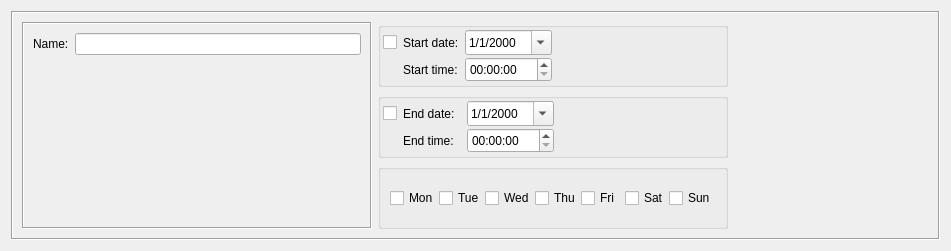
<?xml version="1.0" encoding="UTF-8"?>
<ui version="4.0">
 <class>TimeDialog_q</class>
 <widget class="QWidget" name="TimeDialog_q">
  <property name="enabled">
   <bool>true</bool>
  </property>
  <property name="geometry">
   <rect>
    <x>0</x>
    <y>0</y>
    <width>951</width>
    <height>251</height>
   </rect>
  </property>
  <property name="windowTitle">
   <string>Time</string>
  </property>
  <layout class="QGridLayout" name="gridLayout">
   <item row="0" column="0">
    <widget class="QFrame" name="frame7">
     <property name="frameShape">
      <enum>QFrame::Box</enum>
     </property>
     <property name="frameShadow">
      <enum>QFrame::Sunken</enum>
     </property>
     <layout class="QGridLayout" name="gridLayout_2">
      <item row="0" column="0">
       <widget class="QFrame" name="object_attributes_1">
        <property name="sizePolicy">
         <sizepolicy hsizetype="Fixed" vsizetype="Preferred">
          <horstretch>0</horstretch>
          <verstretch>0</verstretch>
         </sizepolicy>
        </property>
        <property name="minimumSize">
         <size>
          <width>350</width>
          <height>0</height>
         </size>
        </property>
        <property name="maximumSize">
         <size>
          <width>350</width>
          <height>16777215</height>
         </size>
        </property>
        <property name="frameShape">
         <enum>QFrame::Box</enum>
        </property>
        <property name="frameShadow">
         <enum>QFrame::Sunken</enum>
        </property>
        <layout class="QGridLayout">
         <item row="0" column="0">
          <widget class="QLabel" name="textLabel1">
           <property name="text">
            <string>Name:</string>
           </property>
           <property name="wordWrap">
            <bool>false</bool>
           </property>
          </widget>
         </item>
         <item row="0" column="1">
          <widget class="QLineEdit" name="obj_name">
           <property name="sizePolicy">
            <sizepolicy hsizetype="Preferred" vsizetype="Fixed">
             <horstretch>200</horstretch>
             <verstretch>0</verstretch>
            </sizepolicy>
           </property>
           <property name="minimumSize">
            <size>
             <width>0</width>
             <height>0</height>
            </size>
           </property>
          </widget>
         </item>
         <item row="1" column="0">
          <spacer>
           <property name="orientation">
            <enum>Qt::Vertical</enum>
           </property>
           <property name="sizeType">
            <enum>QSizePolicy::MinimumExpanding</enum>
           </property>
           <property name="sizeHint" stdset="0">
            <size>
             <width>20</width>
             <height>5</height>
            </size>
           </property>
          </spacer>
         </item>
        </layout>
       </widget>
      </item>
      <item row="0" column="1">
       <widget class="QFrame" name="object_attributes_2">
        <property name="minimumSize">
         <size>
          <width>350</width>
          <height>16</height>
         </size>
        </property>
        <property name="frameShape">
         <enum>QFrame::NoFrame</enum>
        </property>
        <property name="frameShadow">
         <enum>QFrame::Sunken</enum>
        </property>
        <layout class="QVBoxLayout">
         <property name="margin">
          <number>0</number>
         </property>
         <item>
          <widget class="QGroupBox" name="groupBox2">
           <property name="title">
            <string/>
           </property>
           <layout class="QGridLayout">
            <property name="verticalSpacing">
             <number>2</number>
            </property>
            <property name="margin">
             <number>2</number>
            </property>
            <item row="0" column="0">
             <widget class="QCheckBox" name="useStartDate">
              <property name="text">
               <string/>
              </property>
             </widget>
            </item>
            <item row="0" column="1">
             <widget class="QLabel" name="label">
              <property name="text">
               <string>Start date:</string>
              </property>
             </widget>
            </item>
            <item row="0" column="2">
             <widget class="QDateEdit" name="startDate">
              <property name="minimumSize">
               <size>
                <width>0</width>
                <height>25</height>
               </size>
              </property>
              <property name="displayFormat">
               <string>M/d/yyyy</string>
              </property>
              <property name="calendarPopup">
               <bool>true</bool>
              </property>
              <property name="date">
               <date>
                <year>2000</year>
                <month>1</month>
                <day>1</day>
               </date>
              </property>
             </widget>
            </item>
            <item row="0" column="3">
             <spacer>
              <property name="orientation">
               <enum>Qt::Horizontal</enum>
              </property>
              <property name="sizeHint" stdset="0">
               <size>
                <width>101</width>
                <height>25</height>
               </size>
              </property>
             </spacer>
            </item>
            <item row="1" column="1">
             <widget class="QLabel" name="textLabel1_3">
              <property name="text">
               <string>Start time:</string>
              </property>
              <property name="wordWrap">
               <bool>false</bool>
              </property>
             </widget>
            </item>
            <item row="1" column="2">
             <widget class="QTimeEdit" name="startTime">
              <property name="minimumSize">
               <size>
                <width>0</width>
                <height>25</height>
               </size>
              </property>
             </widget>
            </item>
            <item row="1" column="3">
             <spacer>
              <property name="orientation">
               <enum>Qt::Horizontal</enum>
              </property>
              <property name="sizeHint" stdset="0">
               <size>
                <width>111</width>
                <height>20</height>
               </size>
              </property>
             </spacer>
            </item>
           </layout>
          </widget>
         </item>
         <item>
          <widget class="QGroupBox" name="groupBox1">
           <property name="title">
            <string/>
           </property>
           <layout class="QGridLayout">
            <property name="verticalSpacing">
             <number>2</number>
            </property>
            <property name="margin">
             <number>2</number>
            </property>
            <item row="0" column="0">
             <widget class="QCheckBox" name="useEndDate">
              <property name="text">
               <string/>
              </property>
             </widget>
            </item>
            <item row="0" column="1">
             <widget class="QLabel" name="label_2">
              <property name="text">
               <string>End date:  </string>
              </property>
             </widget>
            </item>
            <item row="0" column="2">
             <widget class="QDateEdit" name="endDate">
              <property name="minimumSize">
               <size>
                <width>0</width>
                <height>25</height>
               </size>
              </property>
              <property name="displayFormat">
               <string>M/d/yyyy</string>
              </property>
              <property name="calendarPopup">
               <bool>true</bool>
              </property>
              <property name="date">
               <date>
                <year>2000</year>
                <month>1</month>
                <day>1</day>
               </date>
              </property>
             </widget>
            </item>
            <item row="0" column="3">
             <spacer>
              <property name="orientation">
               <enum>Qt::Horizontal</enum>
              </property>
              <property name="sizeHint" stdset="0">
               <size>
                <width>101</width>
                <height>25</height>
               </size>
              </property>
             </spacer>
            </item>
            <item row="1" column="1">
             <widget class="QLabel" name="textLabel1_3_2">
              <property name="text">
               <string>End time:</string>
              </property>
              <property name="wordWrap">
               <bool>false</bool>
              </property>
             </widget>
            </item>
            <item row="1" column="2">
             <widget class="QTimeEdit" name="endTime">
              <property name="minimumSize">
               <size>
                <width>0</width>
                <height>25</height>
               </size>
              </property>
             </widget>
            </item>
            <item row="1" column="3">
             <spacer>
              <property name="orientation">
               <enum>Qt::Horizontal</enum>
              </property>
              <property name="sizeHint" stdset="0">
               <size>
                <width>101</width>
                <height>25</height>
               </size>
              </property>
             </spacer>
            </item>
           </layout>
          </widget>
         </item>
         <item>
          <widget class="QGroupBox" name="groupBox">
           <property name="title">
            <string/>
           </property>
           <property name="flat">
            <bool>false</bool>
           </property>
           <layout class="QGridLayout">
            <property name="topMargin">
             <number>2</number>
            </property>
            <property name="bottomMargin">
             <number>2</number>
            </property>
            <property name="verticalSpacing">
             <number>0</number>
            </property>
            <item row="0" column="0">
             <widget class="QFrame" name="frame_2">
              <property name="frameShape">
               <enum>QFrame::NoFrame</enum>
              </property>
              <property name="frameShadow">
               <enum>QFrame::Raised</enum>
              </property>
              <layout class="QGridLayout">
               <property name="margin">
                <number>0</number>
               </property>
               <property name="spacing">
                <number>0</number>
               </property>
               <item row="0" column="0">
                <widget class="QCheckBox" name="cbStart1_2">
                 <property name="text">
                  <string>Mon</string>
                 </property>
                </widget>
               </item>
               <item row="0" column="1">
                <widget class="QCheckBox" name="cbStart2_2">
                 <property name="text">
                  <string>Tue</string>
                 </property>
                </widget>
               </item>
               <item row="0" column="2">
                <widget class="QCheckBox" name="cbStart3_2">
                 <property name="text">
                  <string>Wed</string>
                 </property>
                </widget>
               </item>
               <item row="0" column="3">
                <widget class="QCheckBox" name="cbStart4_2">
                 <property name="text">
                  <string>Thu</string>
                 </property>
                </widget>
               </item>
               <item row="0" column="4">
                <widget class="QCheckBox" name="cbStart5_2">
                 <property name="text">
                  <string>Fri</string>
                 </property>
                </widget>
               </item>
               <item row="0" column="5">
                <widget class="QCheckBox" name="cbStart6_2">
                 <property name="text">
                  <string>Sat</string>
                 </property>
                </widget>
               </item>
               <item row="0" column="6">
                <widget class="QCheckBox" name="cbStart7_2">
                 <property name="text">
                  <string>Sun</string>
                 </property>
                </widget>
               </item>
              </layout>
             </widget>
            </item>
           </layout>
          </widget>
         </item>
        </layout>
       </widget>
      </item>
      <item row="0" column="2">
       <widget class="CommentKeywords" name="commentKeywords" native="true">
        <property name="sizePolicy">
         <sizepolicy hsizetype="Expanding" vsizetype="Expanding">
          <horstretch>0</horstretch>
          <verstretch>0</verstretch>
         </sizepolicy>
        </property>
       </widget>
      </item>
     </layout>
    </widget>
   </item>
  </layout>
 </widget>
 <customwidgets>
  <customwidget>
   <class>CommentKeywords</class>
   <extends>QWidget</extends>
   <header>CommentKeywords.h</header>
   <container>1</container>
  </customwidget>
 </customwidgets>
 <tabstops>
  <tabstop>obj_name</tabstop>
  <tabstop>startDate</tabstop>
  <tabstop>startTime</tabstop>
  <tabstop>endDate</tabstop>
  <tabstop>endTime</tabstop>
 </tabstops>
 <resources>
  <include location="MainRes.qrc"/>
 </resources>
 <connections>
  <connection>
   <sender>useStartDate</sender>
   <signal>toggled(bool)</signal>
   <receiver>TimeDialog_q</receiver>
   <slot>useStartOrEndDate()</slot>
   <hints>
    <hint type="sourcelabel">
     <x>224</x>
     <y>79</y>
    </hint>
    <hint type="destinationlabel">
     <x>20</x>
     <y>20</y>
    </hint>
   </hints>
  </connection>
  <connection>
   <sender>useEndDate</sender>
   <signal>toggled(bool)</signal>
   <receiver>TimeDialog_q</receiver>
   <slot>useStartOrEndDate()</slot>
   <hints>
    <hint type="sourcelabel">
     <x>224</x>
     <y>166</y>
    </hint>
    <hint type="destinationlabel">
     <x>20</x>
     <y>20</y>
    </hint>
   </hints>
  </connection>
 </connections>
</ui>
